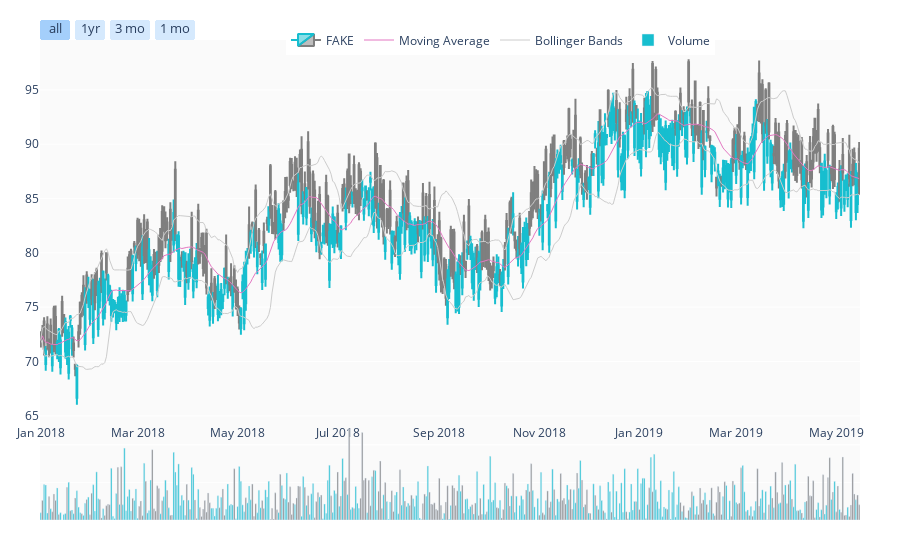

Here is the notebook cell this chart was saved with:
### Code cell
# show the figure

fig=go.Figure(data=data, layout=layout)
fig.update_layout({"xaxis": {"rangeslider": {"visible": False}}})
fig.show('jupyterlab')

### Figure 1 — Plotly figure (JSON) as saved in the notebook; plotly's stock layout.template omitted (floating-point values rounded to 4 significant figures; data arrays with more than 128 entries replaced by an {"elided": "..."} marker saying what was removed)
{"data": [{"close": {"elided": "500 float values"}, "decreasing": {"line": {"color": "#7F7F7F"}}, "high": {"elided": "500 float values"}, "increasing": {"line": {"color": "#17BECF"}}, "low": {"elided": "500 float values"}, "name": "FAKE", "open": {"elided": "500 float values"}, "type": "candlestick", "x": {"elided": "500 str values"}, "yaxis": "y"}, {"line": {"width": 1}, "marker": {"color": "#E377C2"}, "mode": "lines", "name": "Moving Average", "type": "scatter", "x": {"elided": "500 str values"}, "y": {"elided": "500 float values"}, "yaxis": "y"}, {"hoverinfo": "none", "legendgroup": "Bollinger Bands", "line": {"width": 1}, "marker": {"color": "#ccc"}, "mode": "lines", "name": "Bollinger Bands", "type": "scatter", "x": {"elided": "500 str values"}, "y": {"elided": "500 float values"}, "yaxis": "y"}, {"hoverinfo": "none", "legendgroup": "Bollinger Bands", "line": {"width": 1}, "marker": {"color": "#ccc"}, "mode": "lines", "name": "Bollinger Bands", "showlegend": false, "type": "scatter", "x": {"elided": "500 str values"}, "y": {"elided": "500 float values"}, "yaxis": "y"}, {"marker": {"color": {"elided": "500 str values"}}, "name": "Volume", "type": "bar", "x": {"elided": "500 str values"}, "y": {"elided": "500 int values"}, "yaxis": "y2"}], "layout": {"legend": {"orientation": "h", "x": 0.3, "y": 1, "yanchor": "middle"}, "margin": {"b": 40, "l": 40, "r": 40, "t": 40}, "plot_bgcolor": "rgb(250, 250, 250)", "xaxis": {"rangeselector": {"bgcolor": "rgba(150, 200, 250, 0.4)", "buttons": [{"step": "all"}, {"count": 1, "label": "1yr", "step": "year", "stepmode": "backward"}, {"count": 3, "label": "3 mo", "step": "month", "stepmode": "backward"}, {"count": 1, "label": "1 mo", "step": "month", "stepmode": "backward"}], "font": {"size": 13}, "visible": true, "x": 0, "y": 1}, "rangeslider": {"visible": false}}, "yaxis": {"domain": [0.2, 1]}, "yaxis2": {"domain": [0, 0.2], "showticklabels": false}}}
